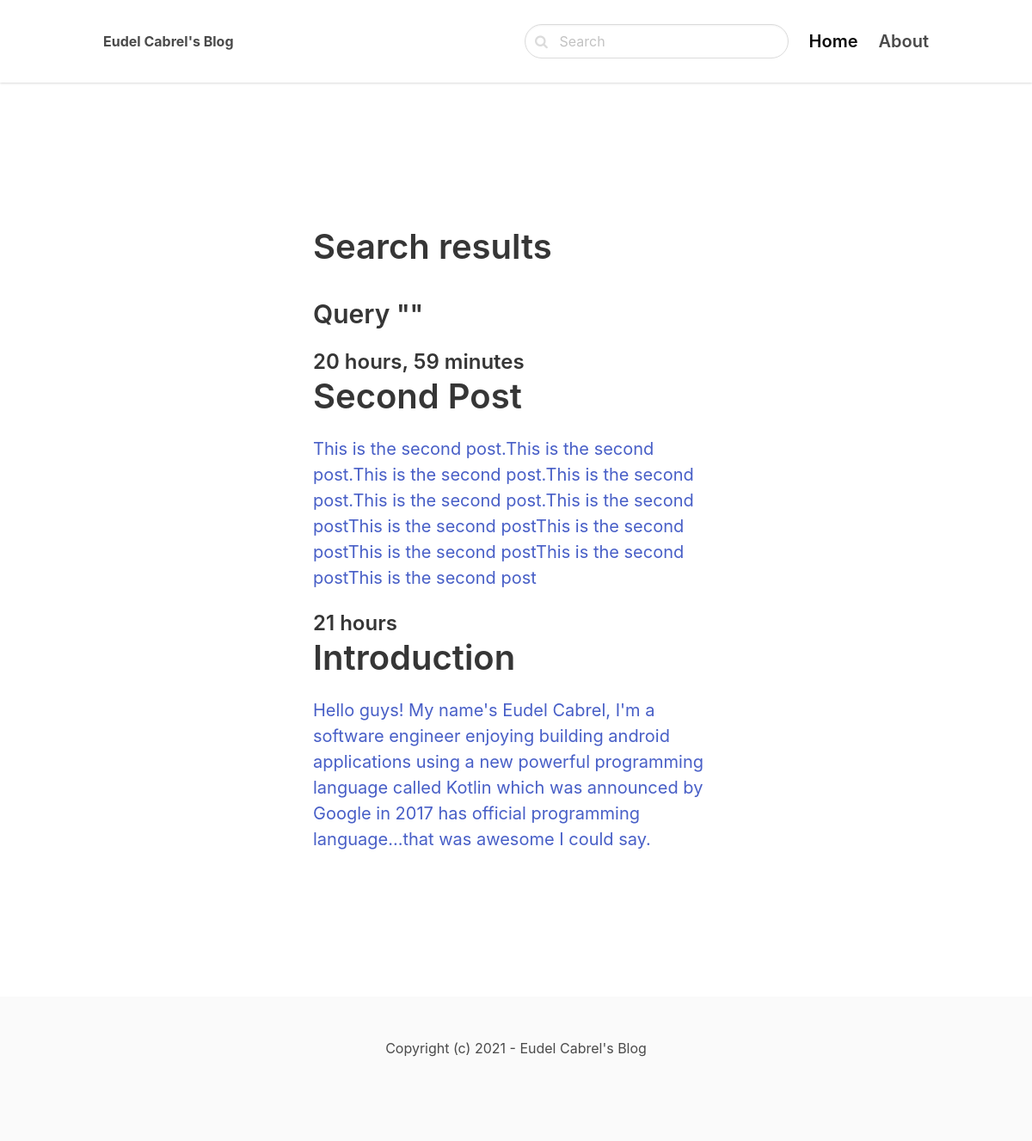
The app's page /search/ with its own data.
### website/models.py (models this page shows, shortened)
class Post(models.Model):
    ACTIVE = 'active'
    DRAFT = 'draft'
    CHOICES_STATUS = (
        (ACTIVE, 'Active'),
        (DRAFT, 'Draft')
    )
    category = models.ForeignKey(Category, related_name='posts', on_delete=models.CASCADE)
    title = models.CharField(max_length=255)
    slug = models.SlugField()
    intro = models.TextField()
    body = models.TextField()
    created_at = models.DateTimeField(auto_now_add=True)
    status = models.CharField(max_length=10, choices=CHOICES_STATUS, default=ACTIVE)
    image = models.ImageField(upload_to='upload/', blank=True, null=True)
    class Meta:
        ordering = ('-created_at',)

### website/views.py (the view)
# urls.py: path('search/', views.search, name='search'),
def search(request):
    query = request.GET.get('query', '')
    posts = Post.objects.filter(status=Post.ACTIVE).filter(Q(title__icontains=query) | Q(intro__icontains=query) | Q(body__icontains=query))
    return render(request, 'website/search.html', {'posts': posts, 'query': query})

### website/templates/website/search.html (shortened to what this page needs)
{% extends 'blog/base.html' %}
{% block content %}
    <section class="hero">
        <div class="hero-body">
            <div class="container">
                <section class="section">
                    <div class="column">
                        <div class="column is-8 is-offset-2">
                            <div class="content is-medium">
                                <h1>Search results</h1>
                                <h3>Query "{{ query }}"</h3>
                            </div>
                            {% for post in posts %}
                                <div class="content is-medium">
                                    <a href="{% url 'post_detail' post.category.slug post.slug %}">
                                        <h2 class="subtitle is-4">{{ post.created_at|timesince}}</h2>
                                        <h1 class="title">{{ post.title }}</h1>
                                        <p>{{ post.intro }}</p>
                                    </a>
                                </div>
                            {% empty %}
                                <div class="content">
                                    <p>No result for the given query...</p>
                                </div>
                            {% endfor %}
                        </div>
                    </div>
                </section>
            </div>
        </div>
    </section>
{% endblock %}

### records on screen
Post: created_at "20 hours, 59 minutes", title "Second Post", intro "This is the second post.This is the second post.This is the second post.This is the second post.This is the second post.This is the second postThis is the second postThis is the second postThis is the second postThis is the second postThis is the second post"
Post: created_at "21 hours", title "Introduction", intro "Hello guys! My name's Eudel Cabrel, I'm a software engineer enjoying building android applications using a new powerful programming language called Kotlin which was announced by Google in 2017 has official programming language...that was awesome I could say."
